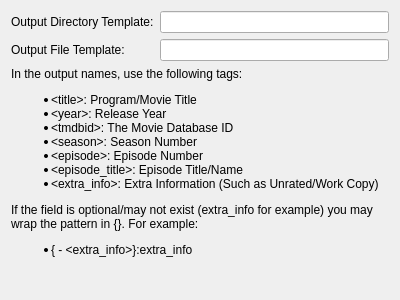
<?xml version="1.0" encoding="UTF-8"?>
<ui version="4.0">
 <class>NMediaManager::NUi::CTVShowSettings</class>
 <widget class="QWidget" name="NMediaManager::NUi::CTVShowSettings">
  <property name="geometry">
   <rect>
    <x>0</x>
    <y>0</y>
    <width>400</width>
    <height>300</height>
   </rect>
  </property>
  <property name="windowTitle">
   <string>Form</string>
  </property>
  <layout class="QGridLayout" name="gridLayout">
   <item row="0" column="0">
    <widget class="QLabel" name="label_10">
     <property name="text">
      <string>Output Directory Template:</string>
     </property>
    </widget>
   </item>
   <item row="0" column="1">
    <widget class="QLineEdit" name="tvOutDirPattern">
     <property name="sizePolicy">
      <sizepolicy hsizetype="Expanding" vsizetype="Fixed">
       <horstretch>0</horstretch>
       <verstretch>0</verstretch>
      </sizepolicy>
     </property>
     <property name="text">
      <string/>
     </property>
    </widget>
   </item>
   <item row="1" column="0">
    <widget class="QLabel" name="label_6">
     <property name="text">
      <string>Output File Template:</string>
     </property>
    </widget>
   </item>
   <item row="1" column="1">
    <widget class="QLineEdit" name="tvOutFilePattern"/>
   </item>
   <item row="2" column="0" colspan="2">
    <widget class="QLabel" name="label_3">
     <property name="text">
      <string>&lt;html&gt;&lt;head/&gt;&lt;body&gt;&lt;p&gt;In the output names, use the following tags:&lt;/p&gt;&lt;ul style=&quot;margin-top: 0px; margin-bottom: 0px; margin-left: 0px; margin-right: 0px; -qt-list-indent: 1;&quot;&gt;&lt;li style=&quot; margin-top:12px; margin-bottom:0px; margin-left:0px; margin-right:0px; -qt-block-indent:0; text-indent:0px;&quot;&gt;&amp;lt;title&amp;gt;: Program/Movie Title&lt;/li&gt;&lt;li style=&quot; margin-top:0px; margin-bottom:0px; margin-left:0px; margin-right:0px; -qt-block-indent:0; text-indent:0px;&quot;&gt;&amp;lt;year&amp;gt;: Release Year&lt;/li&gt;&lt;li style=&quot; margin-top:0px; margin-bottom:0px; margin-left:0px; margin-right:0px; -qt-block-indent:0; text-indent:0px;&quot;&gt;&amp;lt;tmdbid&amp;gt;: The Movie Database ID&lt;/li&gt;&lt;li style=&quot; margin-top:0px; margin-bottom:0px; margin-left:0px; margin-right:0px; -qt-block-indent:0; text-indent:0px;&quot;&gt;&amp;lt;season&amp;gt;: Season Number&lt;/li&gt;&lt;li style=&quot; margin-top:0px; margin-bottom:0px; margin-left:0px; margin-right:0px; -qt-block-indent:0; text-indent:0px;&quot;&gt;&amp;lt;episode&amp;gt;: Episode Number&lt;/li&gt;&lt;li style=&quot; margin-top:0px; margin-bottom:0px; margin-left:0px; margin-right:0px; -qt-block-indent:0; text-indent:0px;&quot;&gt;&amp;lt;episode_title&amp;gt;: Episode Title/Name&lt;/li&gt;&lt;li style=&quot; margin-top:0px; margin-bottom:12px; margin-left:0px; margin-right:0px; -qt-block-indent:0; text-indent:0px;&quot;&gt;&amp;lt;extra_info&amp;gt;: Extra Information (Such as Unrated/Work Copy)&lt;/li&gt;&lt;/ul&gt;&lt;p&gt;If the field is optional/may not exist (extra_info for example) you may wrap the pattern in {}. For example:&lt;/p&gt;&lt;ul style=&quot;margin-top: 0px; margin-bottom: 0px; margin-left: 0px; margin-right: 0px; -qt-list-indent: 1;&quot;&gt;&lt;li style=&quot; margin-top:0px; margin-bottom:12px; margin-left:0px; margin-right:0px; -qt-block-indent:0; text-indent:0px;&quot;&gt;{ - &amp;lt;extra_info&amp;gt;}:extra_info&lt;/li&gt;&lt;/ul&gt;&lt;/body&gt;&lt;/html&gt;</string>
     </property>
     <property name="wordWrap">
      <bool>true</bool>
     </property>
    </widget>
   </item>
   <item row="3" column="0">
    <spacer name="verticalSpacer_2">
     <property name="orientation">
      <enum>Qt::Vertical</enum>
     </property>
     <property name="sizeHint" stdset="0">
      <size>
       <width>20</width>
       <height>31</height>
      </size>
     </property>
    </spacer>
   </item>
  </layout>
 </widget>
 <resources/>
 <connections/>
</ui>
